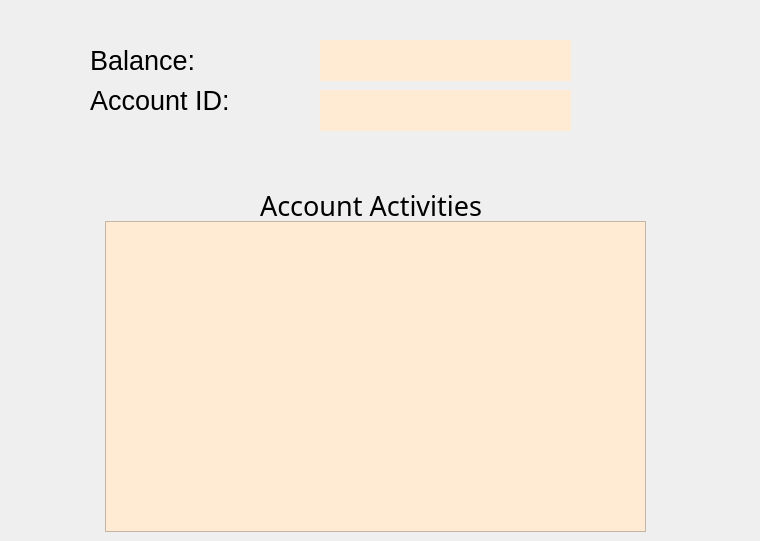
    <widget class="QWidget" name="page">
     <widget class="QLabel" name="label_2">
      <property name="geometry">
       <rect>
        <x>60</x>
        <y>30</y>
        <width>691</width>
        <height>91</height>
       </rect>
      </property>
      <property name="text">
       <string/>
      </property>
     </widget>
     <widget class="QLabel" name="label_9">
      <property name="geometry">
       <rect>
        <x>260</x>
        <y>180</y>
        <width>261</width>
        <height>51</height>
       </rect>
      </property>
      <property name="font">
       <font>
        <family>8514oem</family>
        <pointsize>20</pointsize>
       </font>
      </property>
      <property name="text">
       <string>Account Activities</string>
      </property>
     </widget>
     <widget class="QListWidget" name="listWidgetActivities">
      <property name="geometry">
       <rect>
        <x>105</x>
        <y>221</y>
        <width>541</width>
        <height>311</height>
       </rect>
      </property>
      <property name="font">
       <font>
        <pointsize>14</pointsize>
       </font>
      </property>
      <property name="styleSheet">
       <string notr="true">background-color: rgb(255, 235, 212);</string>
      </property>
     </widget>
     <widget class="QLabel" name="label_15">
      <property name="geometry">
       <rect>
        <x>90</x>
        <y>40</y>
        <width>131</width>
        <height>41</height>
       </rect>
      </property>
      <property name="font">
       <font>
        <pointsize>20</pointsize>
       </font>
      </property>
      <property name="text">
       <string>Balance:</string>
      </property>
     </widget>
     <widget class="QLabel" name="label_16">
      <property name="geometry">
       <rect>
        <x>90</x>
        <y>80</y>
        <width>181</width>
        <height>41</height>
       </rect>
      </property>
      <property name="font">
       <font>
        <pointsize>20</pointsize>
       </font>
      </property>
      <property name="text">
       <string>Account ID:</string>
      </property>
     </widget>
     <widget class="QLabel" name="label_balance">
      <property name="geometry">
       <rect>
        <x>320</x>
        <y>40</y>
        <width>251</width>
        <height>41</height>
       </rect>
      </property>
      <property name="font">
       <font>
        <pointsize>20</pointsize>
        <italic>true</italic>
        <bold>true</bold>
       </font>
      </property>
      <property name="styleSheet">
       <string notr="true">background-color: rgb(255, 235, 212);</string>
      </property>
      <property name="text">
       <string/>
      </property>
     </widget>
     <widget class="QLabel" name="label_id">
      <property name="geometry">
       <rect>
        <x>320</x>
        <y>90</y>
        <width>251</width>
        <height>41</height>
       </rect>
      </property>
      <property name="font">
       <font>
        <pointsize>20</pointsize>
        <italic>true</italic>
        <bold>true</bold>
       </font>
      </property>
      <property name="styleSheet">
       <string notr="true">background-color: rgb(255, 235, 212);</string>
      </property>
      <property name="text">
       <string/>
      </property>
     </widget>
    </widget>
